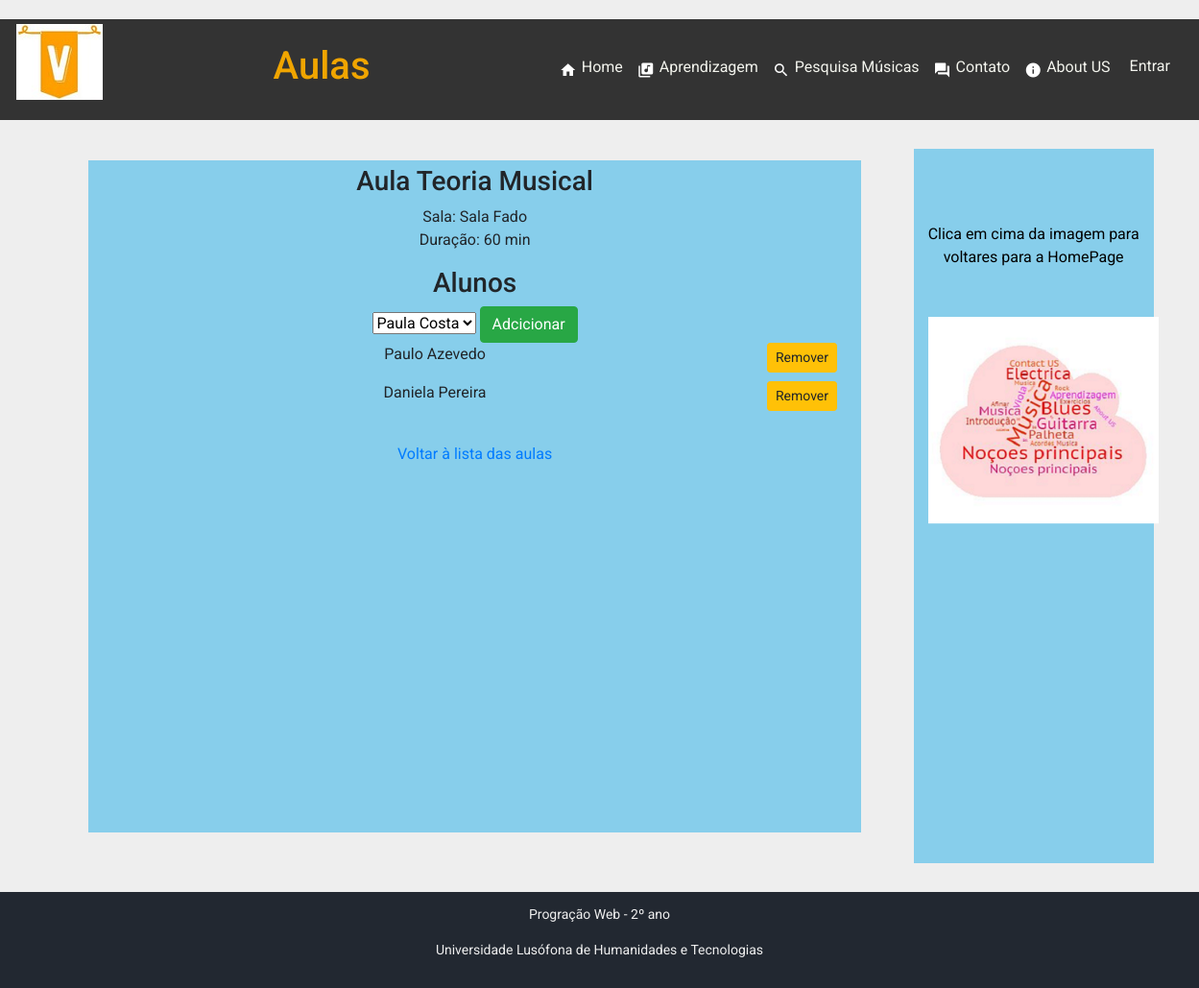
/aula/1, run on the app's committed database.
### website/models.py (models this page shows, shortened)
class Aula(models.Model):
    titulo = models.CharField(max_length=64)
    sala = models.ForeignKey(Sala, on_delete=models.CASCADE, related_name="Salas")
    duracao = models.IntegerField()

class Sala(models.Model):
    codigo = models.CharField(max_length=3)
    designacao = models.CharField(max_length=64)
    def __str__(self):
        return f"{self.designacao}"

class Contato(models.Model):
    nome = models.CharField(max_length=64)
    apelido = models.CharField(max_length=64)
    telefone = models.CharField(max_length=15)
    email = models.EmailField(max_length=254)
    data_nascimento = models.DateField()
    aulas = models.ManyToManyField(Aula, blank=True, related_name="Contatos")
    criado = models.DateTimeField(auto_now_add=True)
    def __str__(self):
        return f"{self.nome} {self.apelido}"

### website/views.py (the view)
# urls.py: path('aula/<int:aula_id>', views.aula_page_view, name='aula'),
def aula_page_view(request, aula_id):
    aula = Aula.objects.get(pk=aula_id)
    context = {
        'titulo_pagina': 'Aulas',
        'aula': aula,
        'contatos': aula.Contatos.all(),
        'nao_contatos': Contato.objects.exclude(aulas=aula),
    }
    return render(request, 'website/aula.html', context)

### website/templates/website/aula.html (shortened to what this page needs)
{%  extends 'website/base.html' %}
{% load static %}
{% block main %}
    <h3>Aula {{ aula.titulo }}</h3>
    <ul>
        <li>Sala: {{ aula.sala }}</li>
        <li>Duração: {{ aula.duracao }} min</li>
    </ul>
    <h3>Alunos</h3>
    <form action="{% url 'website:adicionar_contato' aula.id %}" method="POST">
        <select name="contato" id="lista" >
            {% for nao_contato in nao_contatos %}
                <option value="{{ nao_contato.id }}">{{ nao_contato }}</option>
            {% endfor %}
        </select>
        <input id="adicionar" type="submit" value="Adcicionar" class="btn btn-success">
    </form>
    <ul>
        {% for contato in contatos %}
            <li>
                <p>{{ contato }}
                    <a href="{% url 'website:remover_contato' aula.id contato.id %}" class="btn btn-warning btn-sm" style="float: right; margin-right: 10px">
                        Remover
                    </a>
                </p>
            </li>
        {% empty %}
            <li>Sem alunos</li>
        {% endfor %}
    </ul>
    <br>
    <a href="{% url 'website:aulas' %}">Voltar à lista das aulas</a>
{% endblock %}

### website/static/website/css/base.css (style rules this page uses)
* { font-family: 'Roboto', sans-serif; box-sizing: border-box; padding: 0; margin: 0; scroll-behavior: smooth; }
body { background: #eeeeee; display: grid; grid-template-columns: 3% auto 20% 3%; grid-template-rows: auto auto auto; grid-template-areas: "hd hd hd hd" ". main aside ." "footer footer footer footer"; row-gap: 10px; column-gap: 10px; }
h1, h2, h3, h4, h5 { font-style: normal; text-align: center; }
li { list-style-type: none; }

### data on the page
Aula: titulo "Teoria Musical", sala "Sala Fado", duracao "60"
Contato: nome+apelido "Paulo Azevedo"
Contato: nome+apelido "Daniela Pereira"

### other printed values
{{ titulo_pagina }} "Aulas"
form field contato "Paula Costa"
